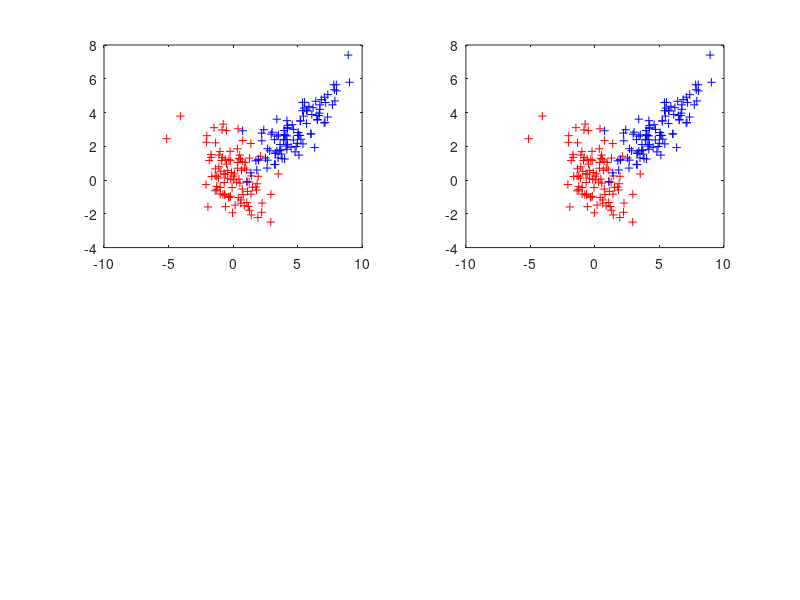

This figure's MATLAB source: (Note: this script raises an error after producing the figure.)
% Initialization
clc;
clear;
clf;

% data 1
mu1 = [0 0];    sigma1 = [2 -0.9; -0.9 2]; 
r1 = mvnrnd(mu1,sigma1, 100);
% data 2
mu2 = [5 3];    sigma2 = [3 2; 2 2];
r2 = mvnrnd(mu2,sigma2, 100);

figure(1)
for i = 1:2
    subplot(2,2,i);
    title('Original data');
    plot(r1(:,1),r1(:,2),'r+'); 
    hold on; 
    plot(r2(:,1),r2(:,2),'b+');
    hold off; 
end
data = [r1; r2]; 
fit_gmm(data,2,0.1);

function [Z] = getGauss(mean, sigma, X, Y)
    dim = length(mean);
    weight = 1/sqrt((2*pi).^dim * det(sigma));
    [~,row] = size(X);
    [~,col] = size(Y);
    Z = zeros(row, col);
    for i = 1 : row
        sampledData = [X(i,:); Y(i,:)]';
        sampleDiff = sampledData - mean;
        inner = -0.5 * (sampleDiff / sigma .* sampleDiff);
        Z(i,:) =  weight * exp(sum(inner,2));
    end
end

function [lambda, mu, sigma] = fit_gmm(data, k, precision)
    [num,dim] = size(data);  
    lambda = repmat(1/k,k,1); 
    
    randIdx = randperm(num);   
    mu = data(randIdx(1:k),:); 
    
    dataVariance =  cov(data,1);   
    sigma = cell (1, k);  
    
    for i = 1 : k
        sigma{i} = dataVariance;
    end
    
    x=-5:0.05:10;
    y=-5:0.05:10;
    
    iter = 0; precious_L = 100000;
    while iter < 100
        % E-step
        gauss = zeros(num, k); 
        for idx = 1: k
            gauss(:,idx) = lambda(idx)*mvnpdf(data, mu(idx,:), sigma{idx});
        end
        respons = zeros(num, k); 
        
        total = sum(gauss, 2); 
        for idx = 1:num
            respons(idx, :) = gauss(idx,:) ./ total(idx); 
        end

       % M-step
       responsSumedRow = sum(respons,1);
       responsSumedAll = sum(responsSumedRow,2);
       for i = 1 : k
          lambda(i) =  responsSumedRow(i) / responsSumedAll;
          newMu = zeros(1, dim);
          for j = 1 : num
              newMu = newMu + respons(j,i) * data(j,:);
          end
          mu(i,:) = newMu ./ responsSumedRow(i);
          newSigma = zeros(dim, dim);
          for j = 1 : num
              diff = data(j,:) - mu(i,:);
              diff = respons(j,i) * (diff'* diff);
              newSigma = newSigma + diff;
          end
          sigma{i} = newSigma ./ responsSumedRow(i);
       end
       
        subplot(2,2,2)
        title('Expectation Maxmization');
        hold on
        [X,Y]=meshgrid(x,y);

        stepHandles = cell(1,k);
        ZTot = zeros(size(X));

        for idx = 1 : k
           Z = getGauss(mu(idx,:), sigma{idx}, X, Y); 
           Z = lambda(idx)*Z;
           [~,stepHandles{idx}] = contour(X,Y,Z); 
           ZTot = ZTot + Z;
        end
        hold off
       
        subplot(2,2,3) 
        mesh(X,Y,ZTot),title('PDF for GMM');

        subplot(2,2,4) 
        surf(X,Y,ZTot),view(2),title('Projection of GMM')
        shading interp 
        drawnow();

       temp = zeros(num, k);
       for idx = 1 : k
          temp(:,idx) = lambda(idx) *mvnpdf(data, mu(idx, :), sigma{idx}); 
       end
       temp = sum(temp,2);
       temp = log(temp);
       L = sum(temp);
       iter = iter + 1;
       preciousTemp = abs(L-precious_L)
       if  preciousTemp < precision
           break;
       else
           for idx = 1 : k 
                set(stepHandles{idx},'LineColor','none')
           end
       end
       precious_L = L;
    end
end 